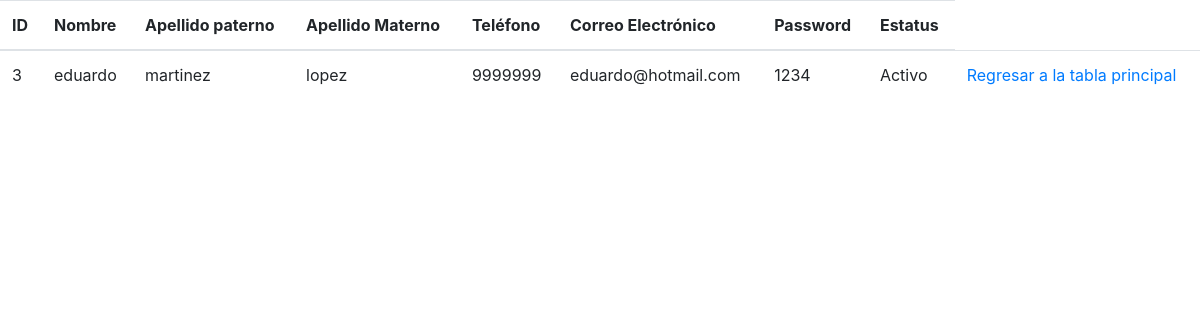
Screenshot of /modulos/usuario/detalle_usuarios.php?id=3 (signed in) with the database file from the repository.
### tables this page shows
CREATE TABLE `usuario` (
  `idUsr` int(11) NOT NULL,
  `nomUsr` varchar(50) NOT NULL,
  `apPaternoUsr` varchar(50) NOT NULL,
  `apMaternoUsr` varchar(50) NOT NULL,
  `telUsr` varchar(100) NOT NULL,
  `emailUsr` varchar(100) NOT NULL,
  `contrasenaUsr` varchar(100) NOT NULL,
  `fechaCreacionUsr` datetime NOT NULL,
  `estatusUsr` int(10) NOT NULL
);

### modulos/usuario/detalle_usuarios.php (the view, shortened to what this page needs)
<!DOCTYPE html>
<html lang="es-MX">
<head>
<link rel="stylesheet" href="https://stackpath.bootstrapcdn.com/bootstrap/4.5.0/css/bootstrap.min.css">
</head>
<body>
  <?php require_once '../../conexion/conexion.php'; ?>
  <div class="table-reponsive">
    <table class="table table-stripped">
    <thead>
      <tr>
        <th>ID</th>
        <th>Nombre</th>
        <th>Apellido paterno</th>
        <th>Apellido Materno</th>
        <th>Teléfono</th>
        <th>Correo Electrónico</th>
        <th>Password</th>
        <th>Estatus</th>
      </tr>
    </thead>
    <tbody>
      <?php
      $id = $_GET['id'];
      $consulta = "SELECT * FROM usuario WHERE idUsr = $id";
      $resultado = mysqli_query($mysqli, $consulta);
      $fila = mysqli_fetch_array($resultado);
      ?>
      <tr>
        <td><?php echo $fila["idUsr"]; ?></td>
        <td><?php echo $fila["nomUsr"]; ?></td>
        <td><?php echo $fila["apPaternoUsr"]; ?></td>
        <td><?php echo $fila["apMaternoUsr"]; ?></td>
        <td><?php echo $fila["telUsr"]; ?></td>
        <td><?php echo $fila["emailUsr"]; ?></td>
        <td><?php echo $fila["contrasenaUsr"]; ?></td>
        <td><?php
        if($fila["estatusUsr"] == 1):
            echo 'Activo';
        else:
            echo 'Inactivo';
        endif ;
        ?></td>
        <td><a href="index.php">Regresar a la tabla principal</a></td>
      </tr>
    </tbody>
    </table>
  </div>
</body>
</html>

### rows the page displays
usuario: idUsr "3", nomUsr "eduardo", apPaternoUsr "martinez", apMaternoUsr "lopez", telUsr "9999999", emailUsr "eduardo@hotmail.com", contrasenaUsr "1234"
